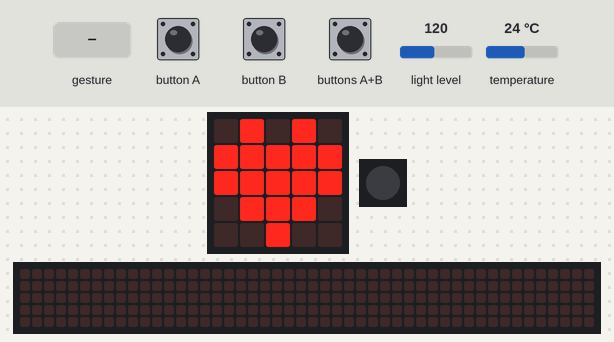
A program run on a simulated Calliope mini (MakeCode). Parts: the board's 5×5 LED display, 1 RGB LEDs in strip order, left to right, a strip that is not on the board, showing the scrolling text unrolled. The inputs (shaded band) are chosen by the test bench; at power-on: light level 120, temperature 24 °C. Dim RGB values are drawn brighter than linear; random numbers come from a fixed seed; a tilt is held for 1.5 s and a shake lasts 1 s, then the board lies face up again; the 48×5 strip is a reading aid, not a part: it shows the text the display is scrolling, unrolled, one strip-width of it at a time.

Above: at 1.8 s.
1.9 s: light level set to 5
4.9 s: gesture 'shake'
At 5.19 s:
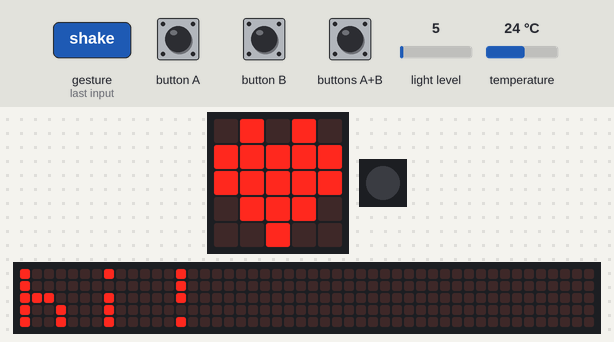
At 5.93 s:
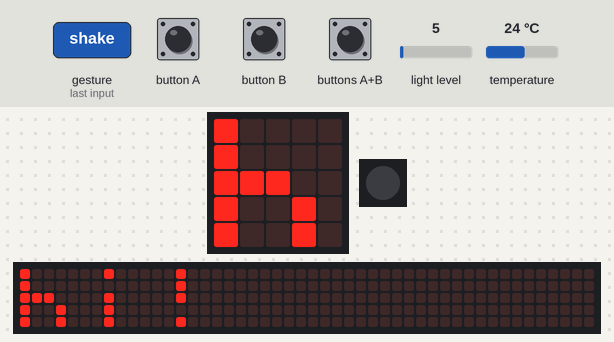
7.0 s: buttons A+B pressed for 0.15 s
7.7 s: temperature set to 15.5 °C
10.5 s: temperature set to 14.2 °C
At 10.73 s:
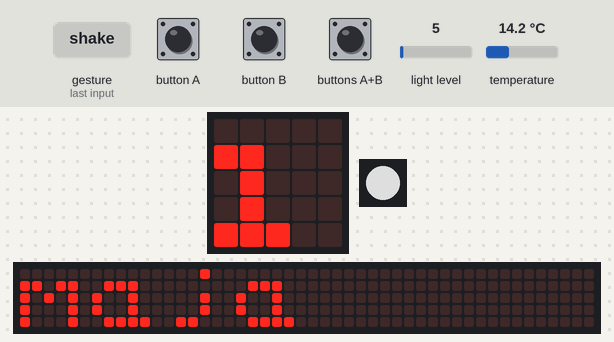
12.4 s: button A pressed for 0.15 s
At 13.7 s:
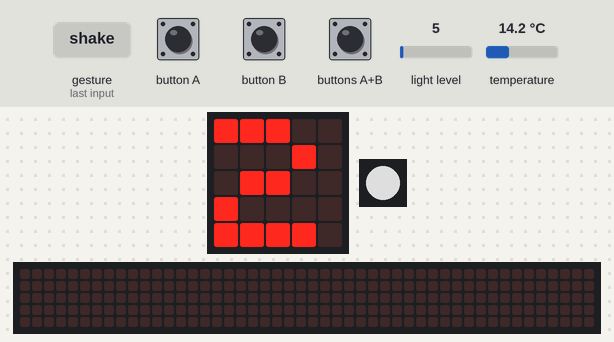
Timing chart, 0 to 14.1 s (numbered marks = the images above; inputs shaded):
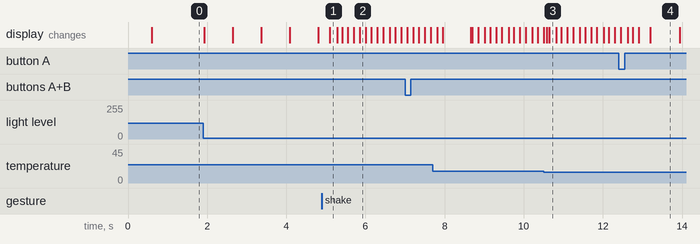

Measured:
- the behaviour switches between 15 and 14.9 °C on temperature (found by bisection; images 2 and 3)
- what the display in image 4 shows lasts 0.7 s, from 13.2 s to 13.9 s

The program:

main.ts
```typescript
input.onButtonEvent(Button.A, input.buttonEventClick(), function () {
    basic.showNumber(randint(1, 6))
})
input.onButtonEvent(Button.AB, input.buttonEventClick(), function () {
    basic.showString("maja")
})
input.onButtonEvent(Button.B, input.buttonEventClick(), function () {
    basic.turnRgbLedOff()
    x = randint(1, 6)
    basic.showNumber(x)
    if (x == 6) {
        basic.setLedColor(0x00ffff)
        music.playTone(440, music.beat(BeatFraction.Whole))
    }
})
input.onGesture(Gesture.Shake, function () {
    basic.showString("hi!")
})
let x = 0
basic.showIcon(IconNames.Heart)
basic.setLedColor(0x00ffff)
basic.forever(function () {
    if (input.lightLevel() < 100) {
        basic.setLedColor(0x00ffff)
    } else {
        basic.turnRgbLedOff()
    }
    basic.pause(100)
})
basic.forever(function () {
    if (input.temperature() < 15) {
        basic.setLedColor(0x999999)
    } else {
        basic.turnRgbLedOff()
    }
    basic.pause(100)
})
```

test.ts
```typescript
// Hier kann man Tests durchführen; diese Datei wird nicht kompiliert, wenn dieses Paket als Erweiterung verwendet wird.
```
